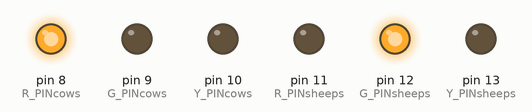
Simulated run of this sketch. Board: Arduino Uno, built with avr-gcc and run on an emulated ATmega328P. Parts: output pins drawn as LEDs (lit = HIGH).

Above: at 7.5 s.
At 27.5 s:
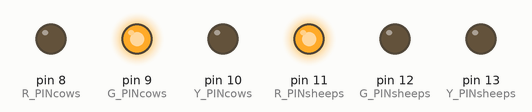
At 37.5 s:
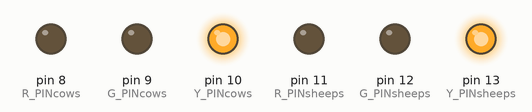
Timing chart, 0 to 52.0 s (numbered marks = the images above):
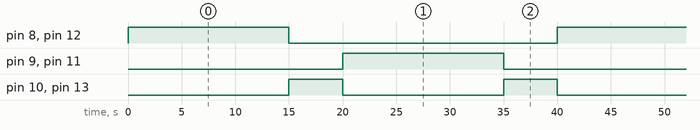

The sketch:

TrafficLight.ino
```cpp
/*
После последних уточнений задачи, логика работы светофоров была изменена на R->Y->G->Y, что
позволило совершенно безболезненно разнести работу светофоров по схеме:
R1->Y1->G1->Y1 - режим работы светофора для коров, время цикла = 40 сек
G2->Y2->R2->Y2 - режим работы светофора для овец, время цикла = 40 сек
Иначе говоря, система может находиться в 3 состояниях
1: R1 G2
2: Y1 Y2
3: G1 R2
4: Y1 Y2
Условием перехода является достижение времени работы
@Petrov Ivan 2024
*/


int State = 1; // начальное состояние системы
unsigned long CowsClosedSheepsOpened = 15000; //постоянные времени работы светофоров
unsigned long BothTrafficLightsYellow_firstTime = 20000;
unsigned long CowsOpenedSheepsClosed = 35000;
unsigned long BothTrafficLightsYellow_secondTime = 40000;

unsigned long t_init = 0; //время начала работы

short int R_PINcows = 8; //пины светофоров для коров
short int G_PINcows = 9;
short int Y_PINcows = 10;

short int R_PINsheeps = 11;//пины светофоров для овец
short int G_PINsheeps = 12;
short int Y_PINsheeps = 13;


void setup() {
  pinMode(R_PINcows, OUTPUT);
  pinMode(G_PINcows, OUTPUT);
  pinMode(Y_PINcows, OUTPUT);

  pinMode(R_PINsheeps, OUTPUT);
  pinMode(G_PINsheeps, OUTPUT);
  pinMode(Y_PINsheeps, OUTPUT);
}

void loop() {
  checkState();
  doState();
}

void doState() {

  switch (State) {
    case 1:
      controlTrafficLigths(R_PINcows, G_PINcows, Y_PINcows, 1, 0, 0);
      controlTrafficLigths(R_PINsheeps, G_PINsheeps, Y_PINsheeps, 0, 1, 0);
      break;

    case 2:
      controlTrafficLigths(R_PINcows, G_PINcows, Y_PINcows, 0, 0, 1);
      controlTrafficLigths(R_PINsheeps, G_PINsheeps, Y_PINsheeps, 0, 0, 1);
      break;

    case 3:
      controlTrafficLigths(R_PINcows, G_PINcows, Y_PINcows, 0, 1, 0);
      controlTrafficLigths(R_PINsheeps, G_PINsheeps, Y_PINsheeps, 1, 0, 0);
      break;
  }
}

void controlTrafficLigths(short int R_PIN, short int G_PIN, short int Y_PIN, short int valR, short int valG, short int valY) {

  digitalWrite(R_PIN, valR);  // Red pin signal
  digitalWrite(G_PIN, valG);  // Green pin signal
  digitalWrite(Y_PIN, valY);  // Blue pin signal
}

unsigned long checkState() { //проверка состояния системы по прошедшему времени

  if (millis() - t_init < BothTrafficLightsYellow_secondTime)
  {
    State = 2;
  }

  if (millis() - t_init < CowsOpenedSheepsClosed) {
    State = 3;
  }

  if (millis() - t_init < BothTrafficLightsYellow_firstTime)
  {
    State = 2;
  }

  if (millis() - t_init < CowsClosedSheepsOpened)
  {
    State = 1;
  }
  if (millis() - t_init > BothTrafficLightsYellow_secondTime)
  {
    t_init = millis();
  }
  return 0;
}
```

Measured:
- by itself, pin 8 (R_PINcows), pin 9 (G_PINcows), pin 11 (R_PINsheeps), pin 12 (G_PINsheeps): alternates HIGH for 15.0 s and LOW for 25.0 s
- by itself, pin 10 (Y_PINcows), pin 13 (Y_PINsheeps): alternates HIGH for 5.0 s and LOW for 15.0 s
- by itself, everything shown: repeats every 40.0 s, in 4 steps
